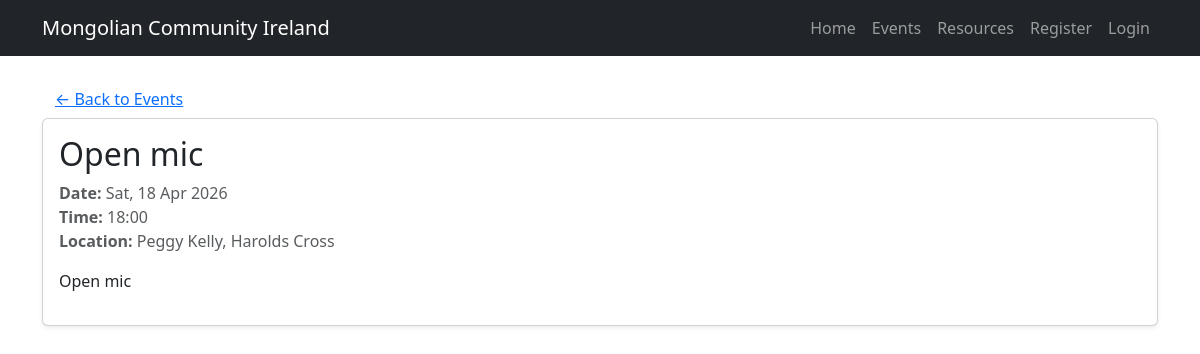
The app's page /events/2/, older data.
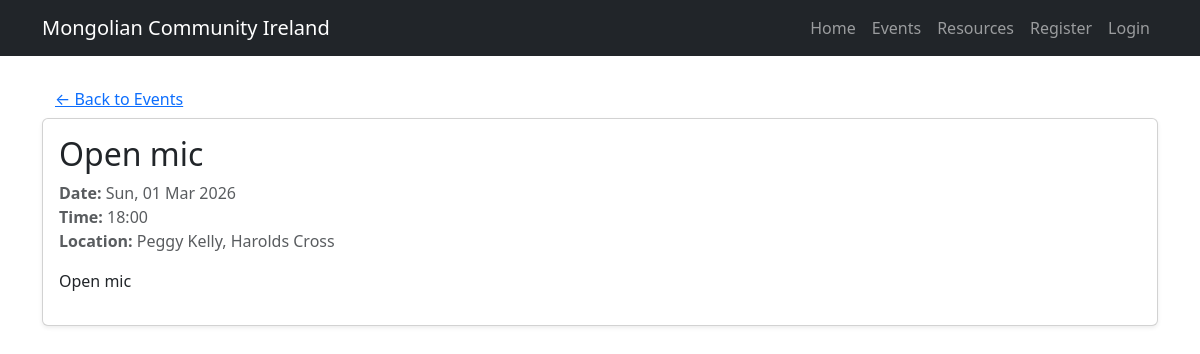
The same page, newer data.
### portal/models.py (models this page shows, shortened)
class Event(models.Model):
    title = models.CharField(max_length=120, validators=[MinLengthValidator(5)])
    description = models.TextField(blank=True, max_length=2000)
    start_datetime = models.DateTimeField()
    location = models.CharField(max_length=120)
    image = models.ImageField(upload_to="events/", blank=True, null=True)
    is_published = models.BooleanField(default=True)
    created_at = models.DateTimeField(auto_now_add=True)

### portal/views.py (the view)
# urls.py: path("events/<int:event_id>/", views.event_detail, name="event_detail"),
def event_detail(request, event_id):
    event = get_object_or_404(Event, id=event_id, is_published=True)
    return render(request, "portal/event_detail.html", {"event": event})

### portal/templates/portal/event_detail.html (shortened to what this page needs)
{% extends "portal/base.html" %}
{% block content %}
<a href="{% url 'events_list' %}" class="btn btn-link">&larr; Back to Events</a>
<div class="card shadow-sm">
    <div class="card-body">
        <h2 class="card-title">{{ event.title }}</h2>
        <p class="text-muted">
            <strong>Date:</strong> {{ event.start_datetime|date:"D, d M Y" }}<br>
            <strong>Time:</strong> {{ event.start_datetime|time:"H:i" }}<br>
            <strong>Location:</strong> {{ event.location }}
        </p>
        {% if event.description %}
            <p class="mt-3">
                {{ event.description|linebreaks }}
            </p>
        {% else %}
          <p class="text-muted">No description provided.</p>
        {% endif %}
    </div>
</div>
{% endblock %}

Row changes from the older to the newer data that the page shows:
changed Event "Open mic": start_datetime "Sat, 18 Apr 2026" → "Sun, 01 Mar 2026"
